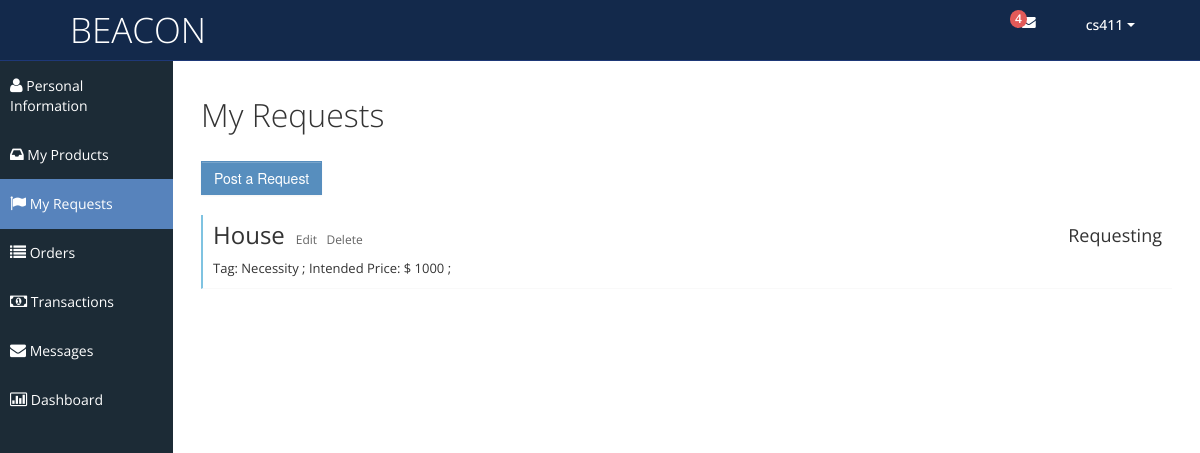
Before: /myrequests.php (signed in) with the older database file.
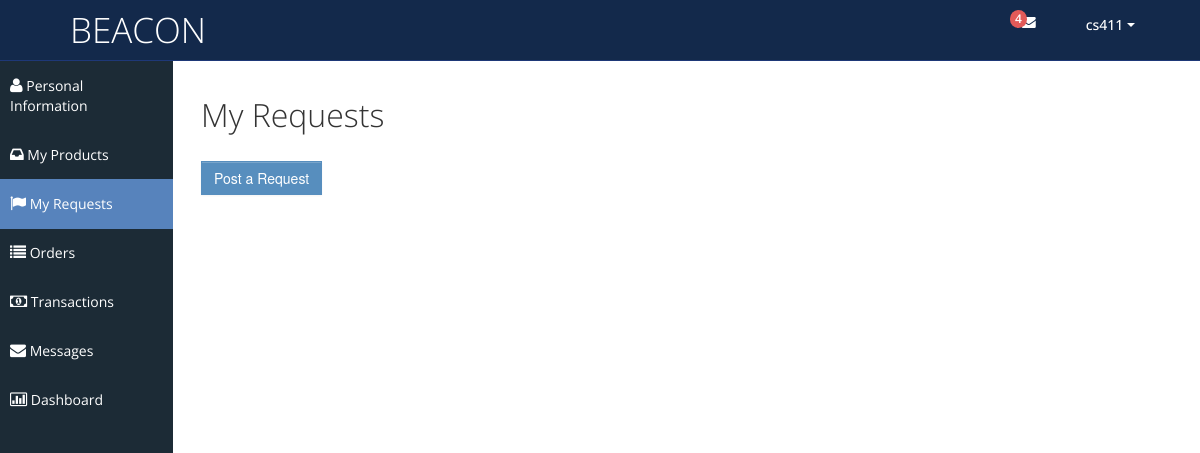
After: the same page with the newer database file.
### tables this page shows
CREATE TABLE `Requests` (
  `RequestId` int NOT NULL,
  `BuyerId` varchar(50) DEFAULT NULL,
  `ProductName` varchar(50) DEFAULT NULL,
  `Tag` varchar(50) DEFAULT NULL,
  `Description` varchar(500) DEFAULT NULL,
  `IntendedPrice` double DEFAULT NULL,
  `SaleId` int DEFAULT NULL
);

### myrequests.php (the view, shortened to what this page needs)
<?php
	$curr_user = $_SESSION['curr_user'];
	if (empty($curr_user)) {
		$msg = "curr_user is empty";
	}
	else {
		$conn = connectDB();
		$sql = "SELECT * FROM Requests WHERE BuyerId = '$curr_user'";
		$result = $conn->query($sql);
		$array = array();
		while($row = mysqli_fetch_assoc($result)){
			$array[]=$row;
		}
	}
?>
<!DOCTYPE html>
<html lang="en">
<head>
	<link id="bootstrap-style" href="css/bootstrap.min.css" rel="stylesheet">
	<link href="css/bootstrap-responsive.min.css" rel="stylesheet">
	<link id="base-style" href="css/style.css" rel="stylesheet">
	<link id="base-style-responsive" href="css/style-responsive.css" rel="stylesheet">
</head>
<body>
	<div class="navbar">
		<div class="navbar-inner">
			<div class="container-fluid">
				<a class="brand" href="index.php"><span>BEACON</span></a>
				<div class="nav-no-collapse header-nav">
					<ul class="nav pull-right">
						<li class="dropdown hidden-phone">
							<a class="btn dropdown-toggle" data-toggle="dropdown" href="#">
								<i class="icon-envelope"></i>
								<span class="badge red"> 4 </span>
							</a>
						</li>
						<li class="dropdown">
							<a class="btn dropdown-toggle" data-toggle="dropdown" href="#">
								<span><?php echo $curr_user; ?></span>
								<span class="caret"></span>
							</a>
						</li>
					</ul>
				</div>
			</div>
		</div>
	</div>
	<div class="container-fluid-full">
	<div class="row-fluid">
	<div id="sidebar-left" class="span2">
		<div class="nav-collapse sidebar-nav">
			<ul class="nav nav-tabs nav-stacked main-menu">
				<li><a href="myprofile.php"><i class="icon-user"></i><span class="hidden-tablet"> Personal Information</span></a></li>
				<li><a href="myproducts.php"><i class="icon-inbox"></i><span class="hidden-tablet"> My Products</span></a></li>
				<li><a href="myrequests.php"><i class="icon-flag"></i><span class="hidden-tablet"> My Requests</span></a></li>
				<li><a href="myorders.php"><i class="icon-list"></i><span class="hidden-tablet"> Orders</span></a></li>
				<li><a href="mytransactions.php"><i class="icon-money"></i><span class="hidden-tablet"> Transactions</span></a></li>
				<li><a href="messages.html"><i class="icon-envelope"></i><span class="hidden-tablet"> Messages</span></a></li>
				<li><a href="dashboard.html"><i class="icon-bar-chart"></i><span class="hidden-tablet"> Dashboard</span></a></li>
			</ul>
		</div>
	</div>
	<div id="content" class="span10">
		<div class="row-fluid">
			<div class="span12">
				<h1>My Requests</h1> </br>
				<a href= "#"> <button type="btn" class="btn btn-primary">Post a Request</button> </a>
				<?php foreach($array as $val): ?>
				<div class="task none" style="margin-top:10px;">
					<div class="desc">
						<span class="title">
							<span style="font-size:x-large;"><?php echo $val['ProductName']; ?></span>
						</span>&nbsp;
						<a href= "post_product.html" style="font-size:12px;">Edit </a>&nbsp;
							<a href="javascript:void(0);" οnclick="js_method()" style="font-size:12px;">Delete</a>
						<div style="font-size:13px; margin-top:8px;">
							Tag: <?php echo $val['Tag']; ?> ;
							Intended Price: $ <?php echo $val['IntendedPrice']; ?> ;
						</div>
					</div>
					<div class="time">
					<div class="date"> <?php echo $val['SaleId']==null ? "Requesting": $val['SaleId']; ?> </div>
					</div>
				</div>
				<?php endforeach; ?>
			</div>
		</div>
	</div>
</body>
</html>

Changed rows visible on the page:
removed requests: ProductName "House", Tag "Necessity", IntendedPrice "1000", shows "Requesting"
